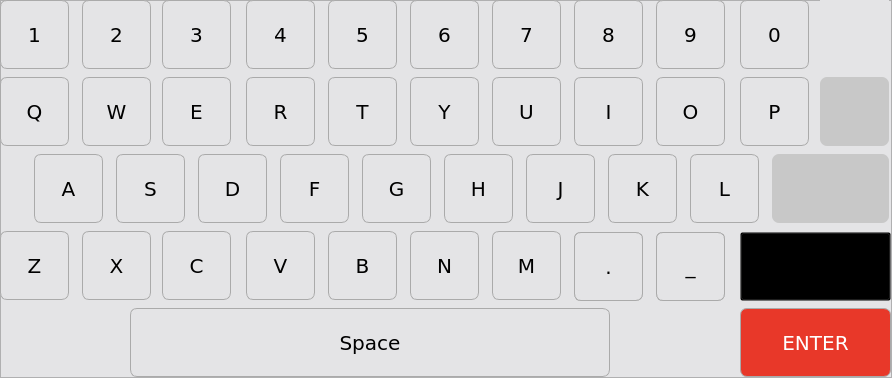
<?xml version="1.0" encoding="UTF-8"?>
<ui version="4.0">
 <class>CNX_KeyboardFrame</class>
 <widget class="QFrame" name="CNX_KeyboardFrame">
  <property name="geometry">
   <rect>
    <x>0</x>
    <y>0</y>
    <width>892</width>
    <height>378</height>
   </rect>
  </property>
  <property name="windowTitle">
   <string>Frame</string>
  </property>
  <property name="styleSheet">
   <string notr="true">background-color: rgb(228, 228, 230);</string>
  </property>
  <property name="frameShape">
   <enum>QFrame::StyledPanel</enum>
  </property>
  <property name="frameShadow">
   <enum>QFrame::Raised</enum>
  </property>
  <widget class="QPushButton" name="BUTTON_KEY_M">
   <property name="geometry">
    <rect>
     <x>492</x>
     <y>231</y>
     <width>69</width>
     <height>69</height>
    </rect>
   </property>
   <property name="font">
    <font>
     <family>DejaVu Sans</family>
     <pointsize>15</pointsize>
    </font>
   </property>
   <property name="focusPolicy">
    <enum>Qt::NoFocus</enum>
   </property>
   <property name="styleSheet">
    <string notr="true">QPushButton {
	background-color: rgb(228, 228, 230);
	border: 1px solid rgb(170, 170, 170);
	color: rgb(0, 0, 0);	
	border-radius: 7px;
}

QPushButton:pressed {
	background-color: rgb(107, 117, 141);
	border: 1px solid rgb(170, 170, 170);
	color: rgb(255, 255, 255);
	border-radius: 7px;
}</string>
   </property>
   <property name="text">
    <string>M</string>
   </property>
   <property name="checkable">
    <bool>true</bool>
   </property>
   <property name="autoRepeat">
    <bool>true</bool>
   </property>
  </widget>
  <widget class="QPushButton" name="BUTTON_KEY_2">
   <property name="geometry">
    <rect>
     <x>82</x>
     <y>0</y>
     <width>69</width>
     <height>69</height>
    </rect>
   </property>
   <property name="font">
    <font>
     <family>DejaVu Sans</family>
     <pointsize>15</pointsize>
    </font>
   </property>
   <property name="focusPolicy">
    <enum>Qt::NoFocus</enum>
   </property>
   <property name="styleSheet">
    <string notr="true">QPushButton {
	background-color: rgb(228, 228, 230);
	border: 1px solid rgb(170, 170, 170);
	color: rgb(0, 0, 0);	
	border-radius: 7px;
}

QPushButton:pressed {
	background-color: rgb(107, 117, 141);
	border: 1px solid rgb(170, 170, 170);
	color: rgb(255, 255, 255);
	border-radius: 7px;
}</string>
   </property>
   <property name="text">
    <string>2</string>
   </property>
   <property name="checkable">
    <bool>true</bool>
   </property>
   <property name="autoRepeat">
    <bool>true</bool>
   </property>
  </widget>
  <widget class="QPushButton" name="BUTTON_KEY_O">
   <property name="geometry">
    <rect>
     <x>656</x>
     <y>77</y>
     <width>69</width>
     <height>69</height>
    </rect>
   </property>
   <property name="font">
    <font>
     <family>DejaVu Sans</family>
     <pointsize>15</pointsize>
    </font>
   </property>
   <property name="focusPolicy">
    <enum>Qt::NoFocus</enum>
   </property>
   <property name="styleSheet">
    <string notr="true">QPushButton {
	background-color: rgb(228, 228, 230);
	border: 1px solid rgb(170, 170, 170);
	color: rgb(0, 0, 0);	
	border-radius: 7px;
}

QPushButton:pressed {
	background-color: rgb(107, 117, 141);
	border: 1px solid rgb(170, 170, 170);
	color: rgb(255, 255, 255);
	border-radius: 7px;
}</string>
   </property>
   <property name="text">
    <string>O</string>
   </property>
   <property name="checkable">
    <bool>true</bool>
   </property>
   <property name="autoRepeat">
    <bool>true</bool>
   </property>
  </widget>
  <widget class="QPushButton" name="BUTTON_KEY_C">
   <property name="geometry">
    <rect>
     <x>162</x>
     <y>231</y>
     <width>69</width>
     <height>69</height>
    </rect>
   </property>
   <property name="font">
    <font>
     <family>DejaVu Sans</family>
     <pointsize>15</pointsize>
    </font>
   </property>
   <property name="focusPolicy">
    <enum>Qt::NoFocus</enum>
   </property>
   <property name="styleSheet">
    <string notr="true">QPushButton {
	background-color: rgb(228, 228, 230);
	border: 1px solid rgb(170, 170, 170);
	color: rgb(0, 0, 0);	
	border-radius: 7px;
}

QPushButton:pressed {
	background-color: rgb(107, 117, 141);
	border: 1px solid rgb(170, 170, 170);
	color: rgb(255, 255, 255);
	border-radius: 7px;
}</string>
   </property>
   <property name="text">
    <string>C</string>
   </property>
   <property name="checkable">
    <bool>true</bool>
   </property>
   <property name="autoRepeat">
    <bool>true</bool>
   </property>
  </widget>
  <widget class="QPushButton" name="BUTTON_KEY_D">
   <property name="geometry">
    <rect>
     <x>198</x>
     <y>154</y>
     <width>69</width>
     <height>69</height>
    </rect>
   </property>
   <property name="font">
    <font>
     <family>DejaVu Sans</family>
     <pointsize>15</pointsize>
    </font>
   </property>
   <property name="focusPolicy">
    <enum>Qt::NoFocus</enum>
   </property>
   <property name="styleSheet">
    <string notr="true">QPushButton {
	background-color: rgb(228, 228, 230);
	border: 1px solid rgb(170, 170, 170);
	color: rgb(0, 0, 0);	
	border-radius: 7px;
}

QPushButton:pressed {
	background-color: rgb(107, 117, 141);
	border: 1px solid rgb(170, 170, 170);
	color: rgb(255, 255, 255);
	border-radius: 7px;
}</string>
   </property>
   <property name="text">
    <string>D</string>
   </property>
   <property name="checkable">
    <bool>true</bool>
   </property>
   <property name="autoRepeat">
    <bool>true</bool>
   </property>
  </widget>
  <widget class="QPushButton" name="BUTTON_KEY_8">
   <property name="geometry">
    <rect>
     <x>574</x>
     <y>0</y>
     <width>69</width>
     <height>69</height>
    </rect>
   </property>
   <property name="font">
    <font>
     <family>DejaVu Sans</family>
     <pointsize>15</pointsize>
    </font>
   </property>
   <property name="focusPolicy">
    <enum>Qt::NoFocus</enum>
   </property>
   <property name="styleSheet">
    <string notr="true">QPushButton {
	background-color: rgb(228, 228, 230);
	border: 1px solid rgb(170, 170, 170);
	color: rgb(0, 0, 0);	
	border-radius: 7px;
}

QPushButton:pressed {
	background-color: rgb(107, 117, 141);
	border: 1px solid rgb(170, 170, 170);
	color: rgb(255, 255, 255);
	border-radius: 7px;
}</string>
   </property>
   <property name="text">
    <string>8</string>
   </property>
   <property name="checkable">
    <bool>true</bool>
   </property>
   <property name="autoRepeat">
    <bool>true</bool>
   </property>
  </widget>
  <widget class="QPushButton" name="BUTTON_KEY_N">
   <property name="geometry">
    <rect>
     <x>410</x>
     <y>231</y>
     <width>69</width>
     <height>69</height>
    </rect>
   </property>
   <property name="font">
    <font>
     <family>DejaVu Sans</family>
     <pointsize>15</pointsize>
    </font>
   </property>
   <property name="focusPolicy">
    <enum>Qt::NoFocus</enum>
   </property>
   <property name="styleSheet">
    <string notr="true">QPushButton {
	background-color: rgb(228, 228, 230);
	border: 1px solid rgb(170, 170, 170);
	color: rgb(0, 0, 0);	
	border-radius: 7px;
}

QPushButton:pressed {
	background-color: rgb(107, 117, 141);
	border: 1px solid rgb(170, 170, 170);
	color: rgb(255, 255, 255);
	border-radius: 7px;
}</string>
   </property>
   <property name="text">
    <string>N</string>
   </property>
   <property name="checkable">
    <bool>true</bool>
   </property>
   <property name="autoRepeat">
    <bool>true</bool>
   </property>
  </widget>
  <widget class="QPushButton" name="BUTTON_KEY_S">
   <property name="geometry">
    <rect>
     <x>116</x>
     <y>154</y>
     <width>69</width>
     <height>69</height>
    </rect>
   </property>
   <property name="font">
    <font>
     <family>DejaVu Sans</family>
     <pointsize>15</pointsize>
    </font>
   </property>
   <property name="focusPolicy">
    <enum>Qt::NoFocus</enum>
   </property>
   <property name="styleSheet">
    <string notr="true">QPushButton {
	background-color: rgb(228, 228, 230);
	border: 1px solid rgb(170, 170, 170);
	color: rgb(0, 0, 0);	
	border-radius: 7px;
}

QPushButton:pressed {
	background-color: rgb(107, 117, 141);
	border: 1px solid rgb(170, 170, 170);
	color: rgb(255, 255, 255);
	border-radius: 7px;
}</string>
   </property>
   <property name="text">
    <string>S</string>
   </property>
   <property name="checkable">
    <bool>true</bool>
   </property>
   <property name="autoRepeat">
    <bool>true</bool>
   </property>
  </widget>
  <widget class="QPushButton" name="BUTTON_KEY_7">
   <property name="geometry">
    <rect>
     <x>492</x>
     <y>0</y>
     <width>69</width>
     <height>69</height>
    </rect>
   </property>
   <property name="font">
    <font>
     <family>DejaVu Sans</family>
     <pointsize>15</pointsize>
    </font>
   </property>
   <property name="focusPolicy">
    <enum>Qt::NoFocus</enum>
   </property>
   <property name="styleSheet">
    <string notr="true">QPushButton {
	background-color: rgb(228, 228, 230);
	border: 1px solid rgb(170, 170, 170);
	color: rgb(0, 0, 0);	
	border-radius: 7px;
}

QPushButton:pressed {
	background-color: rgb(107, 117, 141);
	border: 1px solid rgb(170, 170, 170);
	color: rgb(255, 255, 255);
	border-radius: 7px;
}</string>
   </property>
   <property name="text">
    <string>7</string>
   </property>
   <property name="checkable">
    <bool>true</bool>
   </property>
   <property name="autoRepeat">
    <bool>true</bool>
   </property>
  </widget>
  <widget class="QPushButton" name="BUTTON_KEY_Z">
   <property name="geometry">
    <rect>
     <x>0</x>
     <y>231</y>
     <width>69</width>
     <height>69</height>
    </rect>
   </property>
   <property name="font">
    <font>
     <family>DejaVu Sans</family>
     <pointsize>15</pointsize>
    </font>
   </property>
   <property name="focusPolicy">
    <enum>Qt::NoFocus</enum>
   </property>
   <property name="styleSheet">
    <string notr="true">QPushButton {
	background-color: rgb(228, 228, 230);
	border: 1px solid rgb(170, 170, 170);
	color: rgb(0, 0, 0);	
	border-radius: 7px;
}

QPushButton:pressed {
	background-color: rgb(107, 117, 141);
	border: 1px solid rgb(170, 170, 170);
	color: rgb(255, 255, 255);
	border-radius: 7px;
}</string>
   </property>
   <property name="text">
    <string>Z</string>
   </property>
   <property name="checkable">
    <bool>true</bool>
   </property>
   <property name="autoRepeat">
    <bool>true</bool>
   </property>
  </widget>
  <widget class="QPushButton" name="BUTTON_KEY_K">
   <property name="geometry">
    <rect>
     <x>608</x>
     <y>154</y>
     <width>69</width>
     <height>69</height>
    </rect>
   </property>
   <property name="font">
    <font>
     <family>DejaVu Sans</family>
     <pointsize>15</pointsize>
    </font>
   </property>
   <property name="focusPolicy">
    <enum>Qt::NoFocus</enum>
   </property>
   <property name="styleSheet">
    <string notr="true">QPushButton {
	background-color: rgb(228, 228, 230);
	border: 1px solid rgb(170, 170, 170);
	color: rgb(0, 0, 0);	
	border-radius: 7px;
}

QPushButton:pressed {
	background-color: rgb(107, 117, 141);
	border: 1px solid rgb(170, 170, 170);
	color: rgb(255, 255, 255);
	border-radius: 7px;
}</string>
   </property>
   <property name="text">
    <string>K</string>
   </property>
   <property name="checkable">
    <bool>true</bool>
   </property>
   <property name="autoRepeat">
    <bool>true</bool>
   </property>
  </widget>
  <widget class="QPushButton" name="BUTTON_KEY_BACK_SPACE">
   <property name="geometry">
    <rect>
     <x>820</x>
     <y>0</y>
     <width>69</width>
     <height>68</height>
    </rect>
   </property>
   <property name="font">
    <font>
     <family>DejaVu Sans</family>
     <pointsize>15</pointsize>
    </font>
   </property>
   <property name="focusPolicy">
    <enum>Qt::NoFocus</enum>
   </property>
   <property name="styleSheet">
    <string notr="true">QPushButton {
	background-image: url(:/Keyboard/bs.png);	
	border: none;
}

QPushButton:pressed {
	background-image: url(:/Keyboard/bs_pressed.png);	
	border: none;
}</string>
   </property>
   <property name="text">
    <string/>
   </property>
   <property name="checkable">
    <bool>true</bool>
   </property>
   <property name="autoRepeat">
    <bool>true</bool>
   </property>
  </widget>
  <widget class="QPushButton" name="BUTTON_KEY_DOT">
   <property name="geometry">
    <rect>
     <x>574</x>
     <y>232</y>
     <width>69</width>
     <height>69</height>
    </rect>
   </property>
   <property name="font">
    <font>
     <family>DejaVu Sans</family>
     <pointsize>15</pointsize>
    </font>
   </property>
   <property name="focusPolicy">
    <enum>Qt::NoFocus</enum>
   </property>
   <property name="styleSheet">
    <string notr="true">QPushButton {
	background: transparent;
	background-color: rgb(228, 228, 230);
	border: 1px solid rgb(170, 170, 170);
	color: rgb(0, 0, 0);	
	border-radius: 7px;
}

QPushButton:pressed {
	background: transparent;
	background-color: rgb(107, 117, 141);
	border: 1px solid rgb(170, 170, 170);
	color: rgb(255, 255, 255);
	border-radius: 7px;
}</string>
   </property>
   <property name="text">
    <string>.</string>
   </property>
   <property name="checkable">
    <bool>true</bool>
   </property>
   <property name="autoRepeat">
    <bool>true</bool>
   </property>
  </widget>
  <widget class="QLabel" name="label">
   <property name="geometry">
    <rect>
     <x>820</x>
     <y>77</y>
     <width>69</width>
     <height>69</height>
    </rect>
   </property>
   <property name="styleSheet">
    <string notr="true">QLabel {
	background-color: rgb(200, 200, 200);
	border: none;
	color: rgb(0, 0, 0);	
	border-radius: 7px;
}</string>
   </property>
   <property name="text">
    <string/>
   </property>
  </widget>
  <widget class="QPushButton" name="BUTTON_KEY_5">
   <property name="geometry">
    <rect>
     <x>328</x>
     <y>0</y>
     <width>69</width>
     <height>69</height>
    </rect>
   </property>
   <property name="font">
    <font>
     <family>DejaVu Sans</family>
     <pointsize>15</pointsize>
    </font>
   </property>
   <property name="focusPolicy">
    <enum>Qt::NoFocus</enum>
   </property>
   <property name="styleSheet">
    <string notr="true">QPushButton {
	background-color: rgb(228, 228, 230);
	border: 1px solid rgb(170, 170, 170);
	color: rgb(0, 0, 0);	
	border-radius: 7px;
}

QPushButton:pressed {
	background-color: rgb(107, 117, 141);
	border: 1px solid rgb(170, 170, 170);
	color: rgb(255, 255, 255);
	border-radius: 7px;
}</string>
   </property>
   <property name="text">
    <string>5</string>
   </property>
   <property name="checkable">
    <bool>true</bool>
   </property>
   <property name="autoRepeat">
    <bool>true</bool>
   </property>
  </widget>
  <widget class="QPushButton" name="BUTTON_KEY_J">
   <property name="geometry">
    <rect>
     <x>526</x>
     <y>154</y>
     <width>69</width>
     <height>69</height>
    </rect>
   </property>
   <property name="font">
    <font>
     <family>DejaVu Sans</family>
     <pointsize>15</pointsize>
    </font>
   </property>
   <property name="focusPolicy">
    <enum>Qt::NoFocus</enum>
   </property>
   <property name="styleSheet">
    <string notr="true">QPushButton {
	background-color: rgb(228, 228, 230);
	border: 1px solid rgb(170, 170, 170);
	color: rgb(0, 0, 0);	
	border-radius: 7px;
}

QPushButton:pressed {
	background-color: rgb(107, 117, 141);
	border: 1px solid rgb(170, 170, 170);
	color: rgb(255, 255, 255);
	border-radius: 7px;
}</string>
   </property>
   <property name="text">
    <string>J</string>
   </property>
   <property name="checkable">
    <bool>true</bool>
   </property>
   <property name="autoRepeat">
    <bool>true</bool>
   </property>
  </widget>
  <widget class="QPushButton" name="BUTTON_KEY_V">
   <property name="geometry">
    <rect>
     <x>246</x>
     <y>231</y>
     <width>69</width>
     <height>69</height>
    </rect>
   </property>
   <property name="font">
    <font>
     <family>DejaVu Sans</family>
     <pointsize>15</pointsize>
    </font>
   </property>
   <property name="focusPolicy">
    <enum>Qt::NoFocus</enum>
   </property>
   <property name="styleSheet">
    <string notr="true">QPushButton {
	background-color: rgb(228, 228, 230);
	border: 1px solid rgb(170, 170, 170);
	color: rgb(0, 0, 0);	
	border-radius: 7px;
}

QPushButton:pressed {
	background-color: rgb(107, 117, 141);
	border: 1px solid rgb(170, 170, 170);
	color: rgb(255, 255, 255);
	border-radius: 7px;
}</string>
   </property>
   <property name="text">
    <string>V</string>
   </property>
   <property name="checkable">
    <bool>true</bool>
   </property>
   <property name="autoRepeat">
    <bool>true</bool>
   </property>
  </widget>
  <widget class="QPushButton" name="BUTTON_KEY_T">
   <property name="geometry">
    <rect>
     <x>328</x>
     <y>77</y>
     <width>69</width>
     <height>69</height>
    </rect>
   </property>
   <property name="font">
    <font>
     <family>DejaVu Sans</family>
     <pointsize>15</pointsize>
    </font>
   </property>
   <property name="focusPolicy">
    <enum>Qt::NoFocus</enum>
   </property>
   <property name="styleSheet">
    <string notr="true">QPushButton {
	background-color: rgb(228, 228, 230);
	border: 1px solid rgb(170, 170, 170);
	color: rgb(0, 0, 0);	
	border-radius: 7px;
}

QPushButton:pressed {
	background-color: rgb(107, 117, 141);
	border: 1px solid rgb(170, 170, 170);
	color: rgb(255, 255, 255);
	border-radius: 7px;
}</string>
   </property>
   <property name="text">
    <string>T</string>
   </property>
   <property name="checkable">
    <bool>true</bool>
   </property>
   <property name="autoRepeat">
    <bool>true</bool>
   </property>
  </widget>
  <widget class="QPushButton" name="BUTTON_KEY_L">
   <property name="geometry">
    <rect>
     <x>690</x>
     <y>154</y>
     <width>69</width>
     <height>69</height>
    </rect>
   </property>
   <property name="font">
    <font>
     <family>DejaVu Sans</family>
     <pointsize>15</pointsize>
    </font>
   </property>
   <property name="focusPolicy">
    <enum>Qt::NoFocus</enum>
   </property>
   <property name="styleSheet">
    <string notr="true">QPushButton {
	background-color: rgb(228, 228, 230);
	border: 1px solid rgb(170, 170, 170);
	color: rgb(0, 0, 0);	
	border-radius: 7px;
}

QPushButton:pressed {
	background-color: rgb(107, 117, 141);
	border: 1px solid rgb(170, 170, 170);
	color: rgb(255, 255, 255);
	border-radius: 7px;
}</string>
   </property>
   <property name="text">
    <string>L</string>
   </property>
   <property name="checkable">
    <bool>true</bool>
   </property>
   <property name="autoRepeat">
    <bool>true</bool>
   </property>
  </widget>
  <widget class="QPushButton" name="BUTTON_KEY_COMMA">
   <property name="geometry">
    <rect>
     <x>574</x>
     <y>232</y>
     <width>69</width>
     <height>69</height>
    </rect>
   </property>
   <property name="font">
    <font>
     <family>DejaVu Sans</family>
     <pointsize>15</pointsize>
    </font>
   </property>
   <property name="focusPolicy">
    <enum>Qt::NoFocus</enum>
   </property>
   <property name="styleSheet">
    <string notr="true">QPushButton {
	background-color: rgb(228, 228, 230);
	border: 1px solid rgb(170, 170, 170);
	color: rgb(0, 0, 0);	
	border-radius: 7px;
}

QPushButton:pressed {
	background-color: rgb(107, 117, 141);
	border: 1px solid rgb(170, 170, 170);
	color: rgb(255, 255, 255);
	border-radius: 7px;
}</string>
   </property>
   <property name="text">
    <string>,</string>
   </property>
   <property name="checkable">
    <bool>true</bool>
   </property>
  </widget>
  <widget class="QPushButton" name="BUTTON_KEY_P">
   <property name="geometry">
    <rect>
     <x>740</x>
     <y>77</y>
     <width>69</width>
     <height>69</height>
    </rect>
   </property>
   <property name="font">
    <font>
     <family>DejaVu Sans</family>
     <pointsize>15</pointsize>
    </font>
   </property>
   <property name="focusPolicy">
    <enum>Qt::NoFocus</enum>
   </property>
   <property name="styleSheet">
    <string notr="true">QPushButton {
	background-color: rgb(228, 228, 230);
	border: 1px solid rgb(170, 170, 170);
	color: rgb(0, 0, 0);	
	border-radius: 7px;
}

QPushButton:pressed {
	background-color: rgb(107, 117, 141);
	border: 1px solid rgb(170, 170, 170);
	color: rgb(255, 255, 255);
	border-radius: 7px;
}</string>
   </property>
   <property name="text">
    <string>P</string>
   </property>
   <property name="checkable">
    <bool>true</bool>
   </property>
   <property name="autoRepeat">
    <bool>true</bool>
   </property>
  </widget>
  <widget class="QPushButton" name="BUTTON_KEY_H">
   <property name="geometry">
    <rect>
     <x>444</x>
     <y>154</y>
     <width>69</width>
     <height>69</height>
    </rect>
   </property>
   <property name="font">
    <font>
     <family>DejaVu Sans</family>
     <pointsize>15</pointsize>
    </font>
   </property>
   <property name="focusPolicy">
    <enum>Qt::NoFocus</enum>
   </property>
   <property name="styleSheet">
    <string notr="true">QPushButton {
	background-color: rgb(228, 228, 230);
	border: 1px solid rgb(170, 170, 170);
	color: rgb(0, 0, 0);	
	border-radius: 7px;
}

QPushButton:pressed {
	background-color: rgb(107, 117, 141);
	border: 1px solid rgb(170, 170, 170);
	color: rgb(255, 255, 255);
	border-radius: 7px;
}</string>
   </property>
   <property name="text">
    <string>H</string>
   </property>
   <property name="checkable">
    <bool>true</bool>
   </property>
   <property name="autoRepeat">
    <bool>true</bool>
   </property>
  </widget>
  <widget class="QPushButton" name="BUTTON_KEY_Y">
   <property name="geometry">
    <rect>
     <x>410</x>
     <y>77</y>
     <width>69</width>
     <height>69</height>
    </rect>
   </property>
   <property name="font">
    <font>
     <family>DejaVu Sans</family>
     <pointsize>15</pointsize>
    </font>
   </property>
   <property name="focusPolicy">
    <enum>Qt::NoFocus</enum>
   </property>
   <property name="styleSheet">
    <string notr="true">QPushButton {
	background-color: rgb(228, 228, 230);
	border: 1px solid rgb(170, 170, 170);
	color: rgb(0, 0, 0);	
	border-radius: 7px;
}

QPushButton:pressed {
	background-color: rgb(107, 117, 141);
	border: 1px solid rgb(170, 170, 170);
	color: rgb(255, 255, 255);
	border-radius: 7px;
}</string>
   </property>
   <property name="text">
    <string>Y</string>
   </property>
   <property name="checkable">
    <bool>true</bool>
   </property>
   <property name="autoRepeat">
    <bool>true</bool>
   </property>
  </widget>
  <widget class="QPushButton" name="BUTTON_KEY_I">
   <property name="geometry">
    <rect>
     <x>574</x>
     <y>77</y>
     <width>69</width>
     <height>69</height>
    </rect>
   </property>
   <property name="font">
    <font>
     <family>DejaVu Sans</family>
     <pointsize>15</pointsize>
    </font>
   </property>
   <property name="focusPolicy">
    <enum>Qt::NoFocus</enum>
   </property>
   <property name="styleSheet">
    <string notr="true">QPushButton {
	background-color: rgb(228, 228, 230);
	border: 1px solid rgb(170, 170, 170);
	color: rgb(0, 0, 0);	
	border-radius: 7px;
}

QPushButton:pressed {
	background-color: rgb(107, 117, 141);
	border: 1px solid rgb(170, 170, 170);
	color: rgb(255, 255, 255);
	border-radius: 7px;
}</string>
   </property>
   <property name="text">
    <string>I</string>
   </property>
   <property name="checkable">
    <bool>true</bool>
   </property>
   <property name="autoRepeat">
    <bool>true</bool>
   </property>
  </widget>
  <widget class="QPushButton" name="BUTTON_KEY_E">
   <property name="geometry">
    <rect>
     <x>162</x>
     <y>77</y>
     <width>69</width>
     <height>69</height>
    </rect>
   </property>
   <property name="font">
    <font>
     <family>DejaVu Sans</family>
     <pointsize>15</pointsize>
    </font>
   </property>
   <property name="focusPolicy">
    <enum>Qt::NoFocus</enum>
   </property>
   <property name="styleSheet">
    <string notr="true">QPushButton {
	background-color: rgb(228, 228, 230);
	border: 1px solid rgb(170, 170, 170);
	color: rgb(0, 0, 0);	
	border-radius: 7px;
}

QPushButton:pressed {
	background-color: rgb(107, 117, 141);
	border: 1px solid rgb(170, 170, 170);
	color: rgb(255, 255, 255);
	border-radius: 7px;
}</string>
   </property>
   <property name="text">
    <string>E</string>
   </property>
   <property name="checkable">
    <bool>true</bool>
   </property>
   <property name="autoRepeat">
    <bool>true</bool>
   </property>
  </widget>
  <widget class="QPushButton" name="BUTTON_KEY_1">
   <property name="geometry">
    <rect>
     <x>0</x>
     <y>0</y>
     <width>69</width>
     <height>69</height>
    </rect>
   </property>
   <property name="font">
    <font>
     <family>DejaVu Sans</family>
     <pointsize>15</pointsize>
    </font>
   </property>
   <property name="focusPolicy">
    <enum>Qt::NoFocus</enum>
   </property>
   <property name="styleSheet">
    <string notr="true">QPushButton {
	background-color: rgb(228, 228, 230);
	border: 1px solid rgb(170, 170, 170);
	color: rgb(0, 0, 0);	
	border-radius: 7px;
}

QPushButton:pressed {
	background-color: rgb(107, 117, 141);
	border: 1px solid rgb(170, 170, 170);
	color: rgb(255, 255, 255);
	border-radius: 7px;
}</string>
   </property>
   <property name="text">
    <string>1</string>
   </property>
   <property name="checkable">
    <bool>true</bool>
   </property>
   <property name="autoRepeat">
    <bool>true</bool>
   </property>
  </widget>
  <widget class="QPushButton" name="BUTTON_KEY_W">
   <property name="geometry">
    <rect>
     <x>82</x>
     <y>77</y>
     <width>69</width>
     <height>69</height>
    </rect>
   </property>
   <property name="font">
    <font>
     <family>DejaVu Sans</family>
     <pointsize>15</pointsize>
    </font>
   </property>
   <property name="focusPolicy">
    <enum>Qt::NoFocus</enum>
   </property>
   <property name="styleSheet">
    <string notr="true">QPushButton {
	background-color: rgb(228, 228, 230);
	border: 1px solid rgb(170, 170, 170);
	color: rgb(0, 0, 0);	
	border-radius: 7px;
}

QPushButton:pressed {
	background-color: rgb(107, 117, 141);
	border: 1px solid rgb(170, 170, 170);
	color: rgb(255, 255, 255);
	border-radius: 7px;
}</string>
   </property>
   <property name="text">
    <string>W</string>
   </property>
   <property name="checkable">
    <bool>true</bool>
   </property>
   <property name="autoRepeat">
    <bool>true</bool>
   </property>
  </widget>
  <widget class="QPushButton" name="BUTTON_KEY_9">
   <property name="geometry">
    <rect>
     <x>656</x>
     <y>0</y>
     <width>69</width>
     <height>69</height>
    </rect>
   </property>
   <property name="font">
    <font>
     <family>DejaVu Sans</family>
     <pointsize>15</pointsize>
    </font>
   </property>
   <property name="focusPolicy">
    <enum>Qt::NoFocus</enum>
   </property>
   <property name="styleSheet">
    <string notr="true">QPushButton {
	background-color: rgb(228, 228, 230);
	border: 1px solid rgb(170, 170, 170);
	color: rgb(0, 0, 0);	
	border-radius: 7px;
}

QPushButton:pressed {
	background-color: rgb(107, 117, 141);
	border: 1px solid rgb(170, 170, 170);
	color: rgb(255, 255, 255);
	border-radius: 7px;
}</string>
   </property>
   <property name="text">
    <string>9</string>
   </property>
   <property name="checkable">
    <bool>true</bool>
   </property>
   <property name="autoRepeat">
    <bool>true</bool>
   </property>
  </widget>
  <widget class="QPushButton" name="BUTTON_KEY_R">
   <property name="geometry">
    <rect>
     <x>246</x>
     <y>77</y>
     <width>69</width>
     <height>69</height>
    </rect>
   </property>
   <property name="font">
    <font>
     <family>DejaVu Sans</family>
     <pointsize>15</pointsize>
    </font>
   </property>
   <property name="focusPolicy">
    <enum>Qt::NoFocus</enum>
   </property>
   <property name="styleSheet">
    <string notr="true">QPushButton {
	background-color: rgb(228, 228, 230);
	border: 1px solid rgb(170, 170, 170);
	color: rgb(0, 0, 0);	
	border-radius: 7px;
}

QPushButton:pressed {
	background-color: rgb(107, 117, 141);
	border: 1px solid rgb(170, 170, 170);
	color: rgb(255, 255, 255);
	border-radius: 7px;
}</string>
   </property>
   <property name="text">
    <string>R</string>
   </property>
   <property name="checkable">
    <bool>true</bool>
   </property>
   <property name="autoRepeat">
    <bool>true</bool>
   </property>
  </widget>
  <widget class="QLabel" name="label_2">
   <property name="geometry">
    <rect>
     <x>772</x>
     <y>154</y>
     <width>117</width>
     <height>69</height>
    </rect>
   </property>
   <property name="styleSheet">
    <string notr="true">QLabel {
	background-color: rgb(200, 200, 200);
	border: none;
	color: rgb(0, 0, 0);	
	border-radius: 7px;
}</string>
   </property>
   <property name="text">
    <string/>
   </property>
  </widget>
  <widget class="QPushButton" name="BUTTON_KEY_G">
   <property name="geometry">
    <rect>
     <x>362</x>
     <y>154</y>
     <width>69</width>
     <height>69</height>
    </rect>
   </property>
   <property name="font">
    <font>
     <family>DejaVu Sans</family>
     <pointsize>15</pointsize>
    </font>
   </property>
   <property name="focusPolicy">
    <enum>Qt::NoFocus</enum>
   </property>
   <property name="styleSheet">
    <string notr="true">QPushButton {
	background-color: rgb(228, 228, 230);
	border: 1px solid rgb(170, 170, 170);
	color: rgb(0, 0, 0);	
	border-radius: 7px;
}

QPushButton:pressed {
	background-color: rgb(107, 117, 141);
	border: 1px solid rgb(170, 170, 170);
	color: rgb(255, 255, 255);
	border-radius: 7px;
}</string>
   </property>
   <property name="text">
    <string>G</string>
   </property>
   <property name="checkable">
    <bool>true</bool>
   </property>
   <property name="autoRepeat">
    <bool>true</bool>
   </property>
  </widget>
  <widget class="QPushButton" name="BUTTON_KEY_B">
   <property name="geometry">
    <rect>
     <x>328</x>
     <y>231</y>
     <width>69</width>
     <height>69</height>
    </rect>
   </property>
   <property name="font">
    <font>
     <family>DejaVu Sans</family>
     <pointsize>15</pointsize>
    </font>
   </property>
   <property name="focusPolicy">
    <enum>Qt::NoFocus</enum>
   </property>
   <property name="styleSheet">
    <string notr="true">QPushButton {
	background-color: rgb(228, 228, 230);
	border: 1px solid rgb(170, 170, 170);
	color: rgb(0, 0, 0);	
	border-radius: 7px;
}

QPushButton:pressed {
	background-color: rgb(107, 117, 141);
	border: 1px solid rgb(170, 170, 170);
	color: rgb(255, 255, 255);
	border-radius: 7px;
}</string>
   </property>
   <property name="text">
    <string>B</string>
   </property>
   <property name="checkable">
    <bool>true</bool>
   </property>
   <property name="autoRepeat">
    <bool>true</bool>
   </property>
  </widget>
  <widget class="QPushButton" name="BUTTON_ENTER">
   <property name="geometry">
    <rect>
     <x>740</x>
     <y>308</y>
     <width>151</width>
     <height>69</height>
    </rect>
   </property>
   <property name="font">
    <font>
     <family>DejaVu Sans</family>
     <pointsize>15</pointsize>
    </font>
   </property>
   <property name="focusPolicy">
    <enum>Qt::NoFocus</enum>
   </property>
   <property name="styleSheet">
    <string notr="true">QPushButton {
	background-color: rgb(232, 56, 41);
	border: 1px solid rgb(170, 170, 170);
	color: rgb(255, 255, 255);	
	border-radius: 7px;
}

QPushButton:pressed {
	background-color: rgb(107, 117, 141);
	border: 1px solid rgb(170, 170, 170);
	color: rgb(255, 255, 255);
	border-radius: 7px;
}</string>
   </property>
   <property name="text">
    <string>ENTER</string>
   </property>
  </widget>
  <widget class="QPushButton" name="BUTTON_KEY_U">
   <property name="geometry">
    <rect>
     <x>492</x>
     <y>77</y>
     <width>69</width>
     <height>69</height>
    </rect>
   </property>
   <property name="font">
    <font>
     <family>DejaVu Sans</family>
     <pointsize>15</pointsize>
    </font>
   </property>
   <property name="focusPolicy">
    <enum>Qt::NoFocus</enum>
   </property>
   <property name="styleSheet">
    <string notr="true">QPushButton {
	background-color: rgb(228, 228, 230);
	border: 1px solid rgb(170, 170, 170);
	color: rgb(0, 0, 0);	
	border-radius: 7px;
}

QPushButton:pressed {
	background-color: rgb(107, 117, 141);
	border: 1px solid rgb(170, 170, 170);
	color: rgb(255, 255, 255);
	border-radius: 7px;
}</string>
   </property>
   <property name="text">
    <string>U</string>
   </property>
   <property name="checkable">
    <bool>true</bool>
   </property>
   <property name="autoRepeat">
    <bool>true</bool>
   </property>
  </widget>
  <widget class="QPushButton" name="BUTTON_KEY_A">
   <property name="geometry">
    <rect>
     <x>34</x>
     <y>154</y>
     <width>69</width>
     <height>69</height>
    </rect>
   </property>
   <property name="font">
    <font>
     <family>DejaVu Sans</family>
     <pointsize>15</pointsize>
    </font>
   </property>
   <property name="focusPolicy">
    <enum>Qt::NoFocus</enum>
   </property>
   <property name="styleSheet">
    <string notr="true">QPushButton {
	background-color: rgb(228, 228, 230);
	border: 1px solid rgb(170, 170, 170);
	color: rgb(0, 0, 0);	
	border-radius: 7px;
}

QPushButton:pressed {
	background-color: rgb(107, 117, 141);
	border: 1px solid rgb(170, 170, 170);
	color: rgb(255, 255, 255);
	border-radius: 7px;
}</string>
   </property>
   <property name="text">
    <string>A</string>
   </property>
   <property name="checkable">
    <bool>true</bool>
   </property>
   <property name="autoRepeat">
    <bool>true</bool>
   </property>
  </widget>
  <widget class="QPushButton" name="BUTTON_KEY_F">
   <property name="geometry">
    <rect>
     <x>280</x>
     <y>154</y>
     <width>69</width>
     <height>69</height>
    </rect>
   </property>
   <property name="font">
    <font>
     <family>DejaVu Sans</family>
     <pointsize>15</pointsize>
    </font>
   </property>
   <property name="focusPolicy">
    <enum>Qt::NoFocus</enum>
   </property>
   <property name="styleSheet">
    <string notr="true">QPushButton {
	background-color: rgb(228, 228, 230);
	border: 1px solid rgb(170, 170, 170);
	color: rgb(0, 0, 0);	
	border-radius: 7px;
}

QPushButton:pressed {
	background-color: rgb(107, 117, 141);
	border: 1px solid rgb(170, 170, 170);
	color: rgb(255, 255, 255);
	border-radius: 7px;
}</string>
   </property>
   <property name="text">
    <string>F</string>
   </property>
   <property name="checkable">
    <bool>true</bool>
   </property>
   <property name="autoRepeat">
    <bool>true</bool>
   </property>
  </widget>
  <widget class="QPushButton" name="BUTTON_KEY_SHIFT">
   <property name="geometry">
    <rect>
     <x>740</x>
     <y>232</y>
     <width>151</width>
     <height>69</height>
    </rect>
   </property>
   <property name="font">
    <font>
     <family>DejaVu Sans</family>
     <pointsize>15</pointsize>
    </font>
   </property>
   <property name="focusPolicy">
    <enum>Qt::NoFocus</enum>
   </property>
   <property name="styleSheet">
    <string notr="true">QPushButton:!checked {
	border-image: url(:/Keyboard/shift.png);
	background: transparent;
}

QPushButton:!checked:pressed {
	border-image: url(:/Keyboard/shift_pressed.png);
	background: transparent;
}

QPushButton:checked {
	border-image: url(:/Keyboard/shift_pressed.png);
	background: transparent;
}

QPushButton:checked:pressed {
	border-image: url(:/Keyboard/shift.png);
	background: transparent;
}</string>
   </property>
   <property name="text">
    <string/>
   </property>
   <property name="checkable">
    <bool>true</bool>
   </property>
  </widget>
  <widget class="QPushButton" name="BUTTON_KEY_6">
   <property name="geometry">
    <rect>
     <x>410</x>
     <y>0</y>
     <width>69</width>
     <height>69</height>
    </rect>
   </property>
   <property name="font">
    <font>
     <family>DejaVu Sans</family>
     <pointsize>15</pointsize>
    </font>
   </property>
   <property name="focusPolicy">
    <enum>Qt::NoFocus</enum>
   </property>
   <property name="styleSheet">
    <string notr="true">QPushButton {
	background-color: rgb(228, 228, 230);
	border: 1px solid rgb(170, 170, 170);
	color: rgb(0, 0, 0);	
	border-radius: 7px;
}

QPushButton:pressed {
	background-color: rgb(107, 117, 141);
	border: 1px solid rgb(170, 170, 170);
	color: rgb(255, 255, 255);
	border-radius: 7px;
}</string>
   </property>
   <property name="text">
    <string>6</string>
   </property>
   <property name="checkable">
    <bool>true</bool>
   </property>
   <property name="autoRepeat">
    <bool>true</bool>
   </property>
  </widget>
  <widget class="QPushButton" name="BUTTON_KEY_SPACE">
   <property name="geometry">
    <rect>
     <x>130</x>
     <y>308</y>
     <width>480</width>
     <height>69</height>
    </rect>
   </property>
   <property name="font">
    <font>
     <family>DejaVu Sans</family>
     <pointsize>15</pointsize>
    </font>
   </property>
   <property name="focusPolicy">
    <enum>Qt::NoFocus</enum>
   </property>
   <property name="styleSheet">
    <string notr="true">QPushButton {
	background-color: rgb(228, 228, 230);
	border: 1px solid rgb(170, 170, 170);
	color: rgb(0, 0, 0);	
	border-radius: 7px;
}

QPushButton:pressed {
	background-color: rgb(107, 117, 141);
	border: 1px solid rgb(170, 170, 170);
	color: rgb(255, 255, 255);
	border-radius: 7px;
}</string>
   </property>
   <property name="text">
    <string>Space</string>
   </property>
   <property name="checkable">
    <bool>true</bool>
   </property>
   <property name="autoRepeat">
    <bool>true</bool>
   </property>
  </widget>
  <widget class="QPushButton" name="BUTTON_KEY_UNDER_BAR">
   <property name="geometry">
    <rect>
     <x>656</x>
     <y>232</y>
     <width>69</width>
     <height>69</height>
    </rect>
   </property>
   <property name="font">
    <font>
     <family>DejaVu Sans</family>
     <pointsize>15</pointsize>
    </font>
   </property>
   <property name="focusPolicy">
    <enum>Qt::NoFocus</enum>
   </property>
   <property name="styleSheet">
    <string notr="true">QPushButton {
	background: transparent;
	background-color: rgb(228, 228, 230);
	border: 1px solid rgb(170, 170, 170);
	color: rgb(0, 0, 0);	
	border-radius: 7px;
}

QPushButton:pressed {
	background: transparent;
	background-color: rgb(107, 117, 141);
	border: 1px solid rgb(170, 170, 170);
	color: rgb(255, 255, 255);
	border-radius: 7px;
}</string>
   </property>
   <property name="text">
    <string>_</string>
   </property>
   <property name="checkable">
    <bool>true</bool>
   </property>
   <property name="autoRepeat">
    <bool>true</bool>
   </property>
  </widget>
  <widget class="QPushButton" name="BUTTON_KEY_Q">
   <property name="geometry">
    <rect>
     <x>0</x>
     <y>77</y>
     <width>69</width>
     <height>69</height>
    </rect>
   </property>
   <property name="font">
    <font>
     <family>DejaVu Sans</family>
     <pointsize>15</pointsize>
    </font>
   </property>
   <property name="focusPolicy">
    <enum>Qt::NoFocus</enum>
   </property>
   <property name="styleSheet">
    <string notr="true">QPushButton {
	background-color: rgb(228, 228, 230);
	border: 1px solid rgb(170, 170, 170);
	color: rgb(0, 0, 0);	
	border-radius: 7px;
}

QPushButton:pressed {
	background-color: rgb(107, 117, 141);
	border: 1px solid rgb(170, 170, 170);
	color: rgb(255, 255, 255);
	border-radius: 7px;
}</string>
   </property>
   <property name="text">
    <string>Q</string>
   </property>
   <property name="checkable">
    <bool>true</bool>
   </property>
   <property name="autoRepeat">
    <bool>true</bool>
   </property>
  </widget>
  <widget class="QPushButton" name="BUTTON_KEY_0">
   <property name="geometry">
    <rect>
     <x>740</x>
     <y>0</y>
     <width>69</width>
     <height>69</height>
    </rect>
   </property>
   <property name="font">
    <font>
     <family>DejaVu Sans</family>
     <pointsize>15</pointsize>
    </font>
   </property>
   <property name="focusPolicy">
    <enum>Qt::NoFocus</enum>
   </property>
   <property name="styleSheet">
    <string notr="true">QPushButton {
	background-color: rgb(228, 228, 230);
	border: 1px solid rgb(170, 170, 170);
	color: rgb(0, 0, 0);	
	border-radius: 7px;
}

QPushButton:pressed {
	background-color: rgb(107, 117, 141);
	border: 1px solid rgb(170, 170, 170);
	color: rgb(255, 255, 255);
	border-radius: 7px;
}</string>
   </property>
   <property name="text">
    <string>0</string>
   </property>
   <property name="checkable">
    <bool>true</bool>
   </property>
   <property name="autoRepeat">
    <bool>true</bool>
   </property>
  </widget>
  <widget class="QPushButton" name="BUTTON_KEY_BAR">
   <property name="geometry">
    <rect>
     <x>656</x>
     <y>232</y>
     <width>69</width>
     <height>69</height>
    </rect>
   </property>
   <property name="font">
    <font>
     <family>DejaVu Sans</family>
     <pointsize>15</pointsize>
    </font>
   </property>
   <property name="focusPolicy">
    <enum>Qt::NoFocus</enum>
   </property>
   <property name="styleSheet">
    <string notr="true">QPushButton {
	background: transparent;
	background-color: rgb(228, 228, 230);
	border: 1px solid rgb(170, 170, 170);
	color: rgb(0, 0, 0);	
	border-radius: 7px;
}

QPushButton:pressed {
	background: transparent;
	background-color: rgb(107, 117, 141);
	border: 1px solid rgb(170, 170, 170);
	color: rgb(255, 255, 255);
	border-radius: 7px;
}</string>
   </property>
   <property name="text">
    <string>-</string>
   </property>
   <property name="checkable">
    <bool>true</bool>
   </property>
  </widget>
  <widget class="QPushButton" name="BUTTON_KEY_3">
   <property name="geometry">
    <rect>
     <x>162</x>
     <y>0</y>
     <width>69</width>
     <height>69</height>
    </rect>
   </property>
   <property name="font">
    <font>
     <family>DejaVu Sans</family>
     <pointsize>15</pointsize>
    </font>
   </property>
   <property name="focusPolicy">
    <enum>Qt::NoFocus</enum>
   </property>
   <property name="styleSheet">
    <string notr="true">QPushButton {
	background-color: rgb(228, 228, 230);
	border: 1px solid rgb(170, 170, 170);
	color: rgb(0, 0, 0);	
	border-radius: 7px;
}

QPushButton:pressed {
	background-color: rgb(107, 117, 141);
	border: 1px solid rgb(170, 170, 170);
	color: rgb(255, 255, 255);
	border-radius: 7px;
}</string>
   </property>
   <property name="text">
    <string>3</string>
   </property>
   <property name="checkable">
    <bool>true</bool>
   </property>
   <property name="autoRepeat">
    <bool>true</bool>
   </property>
  </widget>
  <widget class="QPushButton" name="BUTTON_KEY_X">
   <property name="geometry">
    <rect>
     <x>82</x>
     <y>231</y>
     <width>69</width>
     <height>69</height>
    </rect>
   </property>
   <property name="font">
    <font>
     <family>DejaVu Sans</family>
     <pointsize>15</pointsize>
    </font>
   </property>
   <property name="focusPolicy">
    <enum>Qt::NoFocus</enum>
   </property>
   <property name="styleSheet">
    <string notr="true">QPushButton {
	background-color: rgb(228, 228, 230);
	border: 1px solid rgb(170, 170, 170);
	color: rgb(0, 0, 0);	
	border-radius: 7px;
}

QPushButton:pressed {
	background-color: rgb(107, 117, 141);
	border: 1px solid rgb(170, 170, 170);
	color: rgb(255, 255, 255);
	border-radius: 7px;
}</string>
   </property>
   <property name="text">
    <string>X</string>
   </property>
   <property name="checkable">
    <bool>true</bool>
   </property>
   <property name="autoRepeat">
    <bool>true</bool>
   </property>
  </widget>
  <widget class="QPushButton" name="BUTTON_KEY_4">
   <property name="geometry">
    <rect>
     <x>246</x>
     <y>0</y>
     <width>69</width>
     <height>69</height>
    </rect>
   </property>
   <property name="font">
    <font>
     <family>DejaVu Sans</family>
     <pointsize>15</pointsize>
    </font>
   </property>
   <property name="focusPolicy">
    <enum>Qt::NoFocus</enum>
   </property>
   <property name="styleSheet">
    <string notr="true">QPushButton {
	background-color: rgb(228, 228, 230);
	border: 1px solid rgb(170, 170, 170);
	color: rgb(0, 0, 0);	
	border-radius: 7px;
}

QPushButton:pressed {
	background-color: rgb(107, 117, 141);
	border: 1px solid rgb(170, 170, 170);
	color: rgb(255, 255, 255);
	border-radius: 7px;
}</string>
   </property>
   <property name="text">
    <string>4</string>
   </property>
   <property name="checkable">
    <bool>true</bool>
   </property>
   <property name="autoRepeat">
    <bool>true</bool>
   </property>
  </widget>
  <zorder>BUTTON_KEY_BAR</zorder>
  <zorder>BUTTON_KEY_COMMA</zorder>
  <zorder>BUTTON_KEY_M</zorder>
  <zorder>BUTTON_KEY_2</zorder>
  <zorder>BUTTON_KEY_O</zorder>
  <zorder>BUTTON_KEY_C</zorder>
  <zorder>BUTTON_KEY_D</zorder>
  <zorder>BUTTON_KEY_8</zorder>
  <zorder>BUTTON_KEY_N</zorder>
  <zorder>BUTTON_KEY_S</zorder>
  <zorder>BUTTON_KEY_7</zorder>
  <zorder>BUTTON_KEY_Z</zorder>
  <zorder>BUTTON_KEY_K</zorder>
  <zorder>BUTTON_KEY_BACK_SPACE</zorder>
  <zorder>BUTTON_KEY_DOT</zorder>
  <zorder>label</zorder>
  <zorder>BUTTON_KEY_5</zorder>
  <zorder>BUTTON_KEY_J</zorder>
  <zorder>BUTTON_KEY_V</zorder>
  <zorder>BUTTON_KEY_T</zorder>
  <zorder>BUTTON_KEY_L</zorder>
  <zorder>BUTTON_KEY_P</zorder>
  <zorder>BUTTON_KEY_H</zorder>
  <zorder>BUTTON_KEY_Y</zorder>
  <zorder>BUTTON_KEY_I</zorder>
  <zorder>BUTTON_KEY_E</zorder>
  <zorder>BUTTON_KEY_1</zorder>
  <zorder>BUTTON_KEY_W</zorder>
  <zorder>BUTTON_KEY_9</zorder>
  <zorder>BUTTON_KEY_R</zorder>
  <zorder>label_2</zorder>
  <zorder>BUTTON_KEY_G</zorder>
  <zorder>BUTTON_KEY_B</zorder>
  <zorder>BUTTON_ENTER</zorder>
  <zorder>BUTTON_KEY_U</zorder>
  <zorder>BUTTON_KEY_A</zorder>
  <zorder>BUTTON_KEY_F</zorder>
  <zorder>BUTTON_KEY_SHIFT</zorder>
  <zorder>BUTTON_KEY_6</zorder>
  <zorder>BUTTON_KEY_SPACE</zorder>
  <zorder>BUTTON_KEY_UNDER_BAR</zorder>
  <zorder>BUTTON_KEY_Q</zorder>
  <zorder>BUTTON_KEY_0</zorder>
  <zorder>BUTTON_KEY_3</zorder>
  <zorder>BUTTON_KEY_X</zorder>
  <zorder>BUTTON_KEY_4</zorder>
 </widget>
 <resources/>
 <connections/>
</ui>
